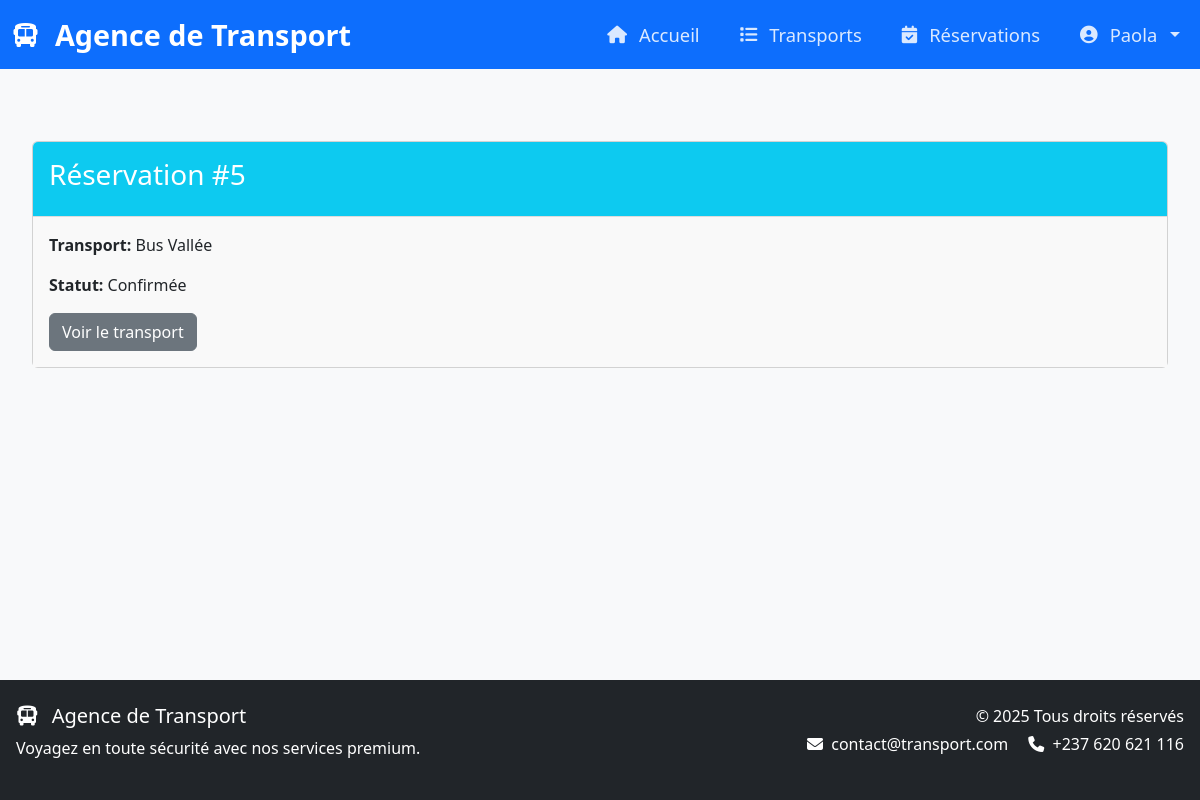
Screenshot of /voyage/reservation/5/ (signed in) with the database file from the repository.
### transport/models.py (models this page shows, shortened)
class Reservation(models.Model):
    RESERVATION_STATUS = [
        ('pending', 'En attente'),
        ('confirmed', 'Confirmée'),
        ('cancelled', 'Annulée'),
    ]
    client = models.ForeignKey(User, on_delete=models.CASCADE, related_name='reservations')
    transport = models.ForeignKey(Transport, on_delete=models.PROTECT, related_name='reservations')
    reservation_date = models.DateTimeField(auto_now_add=True)
    departure_time = models.DateTimeField()
    arrival_time = models.DateTimeField()
    number_of_seats = models.PositiveIntegerField(validators=[MinValueValidator(1)], help_text="Nombre de places réservées (minimum 1)")
    updated_at = models.DateTimeField(auto_now=True)
    passenger_names = models.TextField()
    status = models.CharField(max_length=10, choices=RESERVATION_STATUS, default='pending')
    payment_reference = models.CharField(max_length=50, blank=True, null=True)
    total_price = models.DecimalField(
        max_digits=10,
        decimal_places=2,
        validators=[MinValueValidator(0)],
        null=True,
        blank=True
    )
    class Meta:
        ordering = ['-reservation_date']
        verbose_name = "Réservation"
        verbose_name_plural = "Réservations"

class Transport(models.Model):
    TRANSPORT_TYPES = [
    ('minibus', 'Minibus'),
    ('microbus', 'Microbus'),
    ('urbain', 'Urbain'),
    ('articuled_bus', 'Bus articulé'),
    ('coach_bus', 'Bus grand tourisme'),
    ('articulated_bus', 'Bus articulé'),
    ('double_decker', 'Bus à étage'),
    ('autre', 'Autre type de bus'),
]
    TRANSPORT_CLASSES = [
        ('commun', 'Commun'),
        ('vip', 'VIP'),
        ('luxe', 'Luxe'),
        ('eco', 'Economique'),
        ('premium', 'Premium'),
        ('standard', 'Standard'),  # Ajout de la valeur 'standard'
    ]
    name = models.CharField(max_length=100)
    description = models.TextField()
    type = models.CharField(max_length=20, choices=TRANSPORT_TYPES, default='minibus')
    classe = models.CharField(max_length=10, choices=TRANSPORT_CLASSES, default='commun')
    capacity = models.PositiveIntegerField(validators=[MinValueValidator(1)])
    available_seats = models.PositiveIntegerField(default=0)
    departure_time = models.DateTimeField()
    arrival_time = models.DateTimeField()
    price = models.DecimalField(max_digits=10, decimal_places=2, validators=[MinValueValidator(0)])
    departure_city = models.CharField(max_length=100)
    arrival_city = models.CharField(max_length=100)
    class Meta:
        ordering = ['departure_time']
        verbose_name = "Transport"
        verbose_name_plural = "Transports"

### transport/views.py (the view)
# urls.py: path('reservation/<int:reservation_id>/', views.reservation_detail, name='reservation_detail'),
@login_required
def reservation_detail(request, reservation_id):
    reservation = get_object_or_404(Reservation, id=reservation_id, client=request.user)
    return render(request, 'transport/reservation_detail.html', {
        'reservation': reservation
    })

### transport/templates/transport/reservation_detail.html
{% extends 'transport/base.html' %}
{% load static %}
{% block content %}
<link rel="stylesheet" href="{% static 'transport/css/detail.css' %}">
<div class="container mt-4">
    <div class="card">
        <div class="card-header bg-info text-white">
            <h3>Réservation #{{ reservation.id }}</h3>
        </div>
        <div class="card-body">
            <p><strong>Transport:</strong> {{ reservation.transport.name }}</p>
            <p><strong>Statut:</strong> {{ reservation.get_status_display }}</p>
            <a href="{% url 'transport:transport_detail' reservation.transport.id %}" class="btn btn-secondary">
                Voir le transport
            </a>
        </div>
    </div>
</div>
{% endblock %}

### transport/templates/transport/base.html (shortened to what this page needs)
{% load static %}
<!DOCTYPE html>
<html lang="fr">
<head>
    <link href="https://cdn.jsdelivr.net/npm/bootstrap@5.3.0/dist/css/bootstrap.min.css" rel="stylesheet">
    <link rel="stylesheet" href="https://cdnjs.cloudflare.com/ajax/libs/font-awesome/6.4.0/css/all.min.css">
    <link rel="stylesheet" href="{% static 'css/base.css' %}">
</head>
<body>
    <nav class="navbar navbar-expand-lg navbar-dark bg-primary">
        <div class="container-fluid">
            <a class="navbar-brand" href="{% url 'accounts:acceuil' %}">
                <i class="fas fa-bus me-2"></i>Agence de Transport
            </a>
            <div class="collapse navbar-collapse" id="mainNavbar">
                <ul class="navbar-nav ms-auto">
                    <li class="nav-item">
                        <a class="nav-link" href="{% url 'accounts:acceuil' %}">
                            <i class="fas fa-home me-1"></i> Accueil
                        </a>
                    </li>
                    <li class="nav-item">
                        <a class="nav-link" href="{% url 'transport:transport_list' %}">
                            <i class="fas fa-list me-1"></i> Transports
                        </a>
                    </li>
                    <li class="nav-item">
                        <a class="nav-link" href="{% url 'transport:my_reservations' %}">
                            <i class="fas fa-calendar-check me-1"></i> Réservations
                        </a>
                    </li>
                    {% if user.is_authenticated %}
                    <li class="nav-item dropdown">
                        <a class="nav-link dropdown-toggle" href="#" id="userMenu" data-bs-toggle="dropdown">
                            <i class="fas fa-user-circle me-1"></i> {{ user.username }}
                        </a>
                    </li>
                    {% endif %}
                </ul>
            </div>
        </div>
    </nav>
    <main class="container my-5">
        {% block content %}
        {% endblock %}
    </main>
    <footer class="footer bg-dark text-white py-4">
        <div class="container">
            <div class="row">
                <div class="col-md-6">
                    <h5><i class="fas fa-bus me-2"></i> Agence de Transport</h5>
                    <p>Voyagez en toute sécurité avec nos services premium.</p>
                </div>
                <div class="col-md-6 text-md-end">
                    <p class="mb-1">&copy; 2025 Tous droits réservés</p>
                    <p class="mb-0">
                        <i class="fas fa-envelope me-1"></i> contact@transport.com
                        <i class="fas fa-phone ms-3 me-1"></i> +237 620 621 116
                    </p>
                </div>
            </div>
        </div>
    </footer>
</body>
</html>

### static/css/base.css (style rules this page uses)
html, body { height: 100%; margin: 0; padding: 0; }
body { font-family: 'Segoe UI', Tahoma, Geneva, Verdana, sans-serif; background-color: #f8f9fa; color: #212529; display: flex; flex-direction: column; min-height: 100vh; }
.navbar-brand { font-size: 1.8rem; font-weight: 700; color: white; display: flex; align-items: center; gap: 0.5rem; }
.navbar-brand i { font-size: 1.5rem; }
.navbar-nav { gap: 1.5rem; align-items: center; }
.nav-link { color: rgba(255,255,255,0.85); font-size: 1.15rem; font-weight: 500; padding: 0.75rem 1.25rem; display: flex; align-items: center; gap: 0.5rem; border-radius: 0.5rem; transition: all 0.3s ease; }
.nav-link i { font-size: 1.1rem; }
main { flex: 1; padding: 2rem 0; }
.container { max-width: 1200px; margin: 0 auto; padding: 0 1rem; }

### transport/static/transport/css/detail.css (style rules this page uses)
.card-header { background-color: #f8f8f8; padding: 1rem; border-bottom: 1px solid #ddd; }
.card-body { padding: 1rem; background-color: #f9f9f9; }

### rows the page displays
Reservation: id "5", transport.name "Bus Vallée", status "Confirmée"

### other values shown
{{ user.username }} "Paola"
